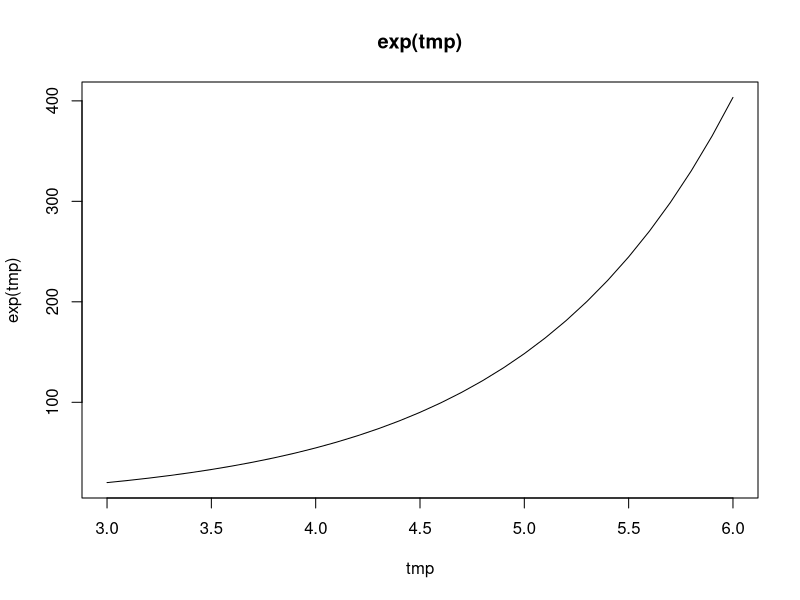
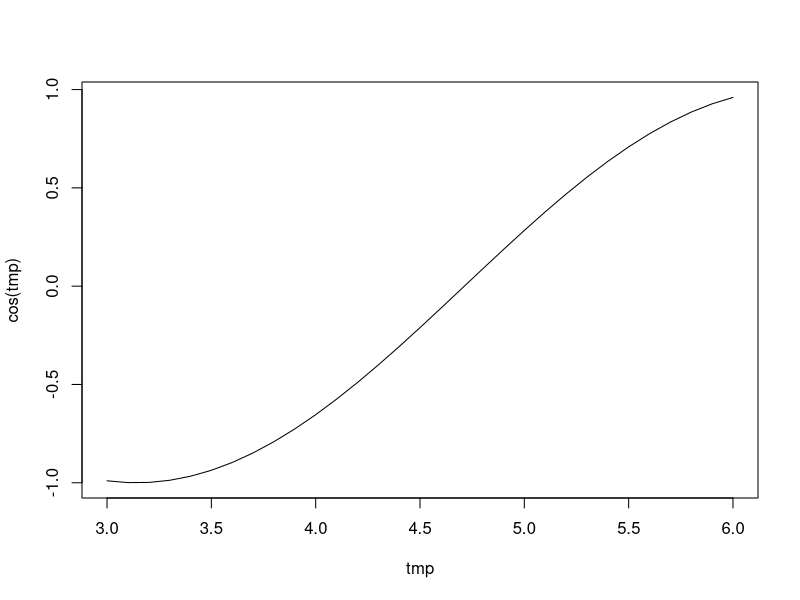
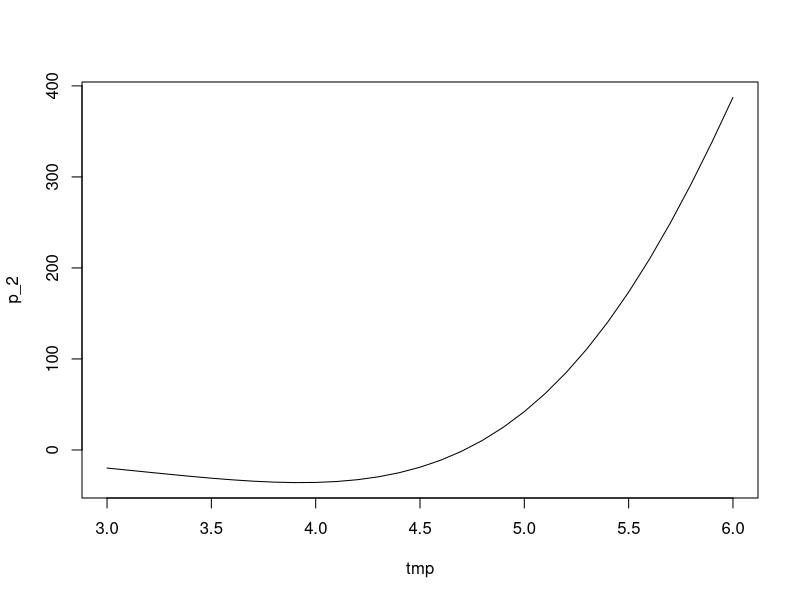
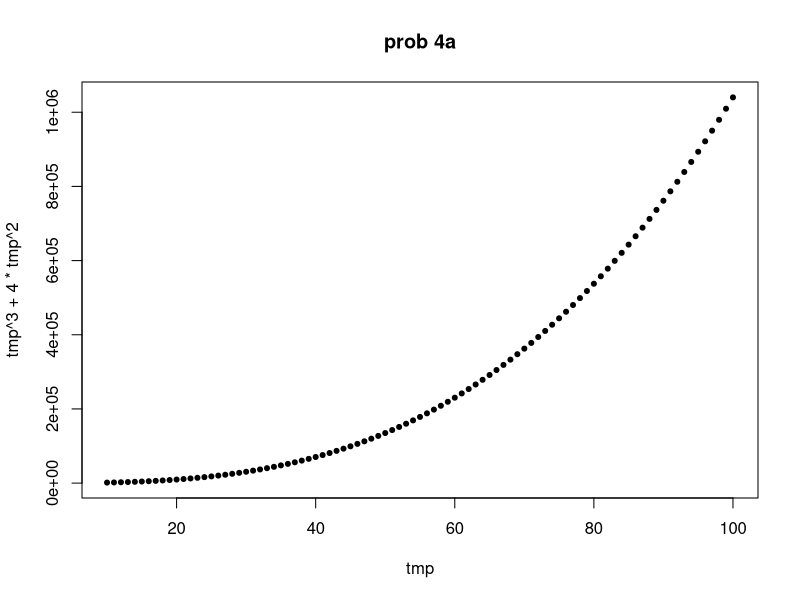

R code for these plots, in order:
## ---- chunk 1
#|
## ---- chunk 2
#| label: 1(a-g)
#| echo: true

#a
p_1a <- 1:20
p_1a
#b
p_1b <- 20:1
p_1b
#c
p_1c <- c(1:20,19:1)
p_1b

#d & e
#############################
# from chatgpt
# answer 1
tmp <- c(4, 6, 3)
v <- rep(tmp, length.out = 10 * length(tmp))  # Repeat enough times
## checkit
v
length(which(v==4))

## chatGPT answer 2
v <- v[1:(which(cumsum(v == 4) == 10)[1] * length(tmp)/sum(tmp == 4))]  

# Trim to exactly 10 occurrences of 4
## Check it
v
length(which(v==4))
##############################
## my answer

p_1e <- rep(tmp,10)
p_1e
length(which(p_1e==4))

############################

#f

p_1f <- rep(tmp, l=31)
p_1f
length(which(p_1f==4))
length(which(p_1f==6))
length(which(p_1f==3))

#g
p_1g <- rep(tmp, times=c(10,20,30))
p_1g
length(which(p_1g==4))
length(which(p_1g==6))
length(which(p_1g==3))



## ---- chunk 3
#| label: prob 2
library(base)
library(graphics)

tmp <- seq(3, 6, by=0.1)
p_2 <- exp(tmp)*cos(tmp)

plot(tmp,exp(tmp), type = "l", main = "exp(tmp)")
plot(tmp,cos(tmp), type = "l")
plot(tmp,p_2,type = "l")


## ---- chunk 4
#| label: Prob 3a
#| 

options(scipen = 0)

p_3a <- (0.1^seq(3,36,by=3))*(0.2^seq(1,34,by=3))
p_3a

a <- (0.1^seq(3,36,by=3))
a
b <- (0.2^seq(1,34,by=3))
b

a*b == p_3a

## ---- chunk 5
#| label: Prob 4a

tmp <- 10:100
tmp^3 + 4*tmp^2
plot(tmp, tmp^3 + 4*tmp^2, pch=20 ,main = "prob 4a")
sum(tmp^3+4*tmp^2)

## ---- chunk 6
#| label: prob 6

## setup

xVec <- sample(0:999, 250, replace=T)
yVec <- sample(0:999, 250, replace=T)

## for illustration

xv1 <- xVec[1:25]
yv1 <- yVec[1:25]

###a
yv1
yv1[-1]

## ---- chunk 7
#| prob_8

1+sum(cumprod(seq(2,38,b=2)/seq(3,39,b=2)))

seq(2,38,b=2)

seq(3,39,b=2)

seq(2,38,b=2)/seq(3,39,b=2)

cumprod(seq(2,38,b=2)/seq(3,39,b=2))

sum(cumprod(seq(2,38,b=2)/seq(3,39,b=2)))

